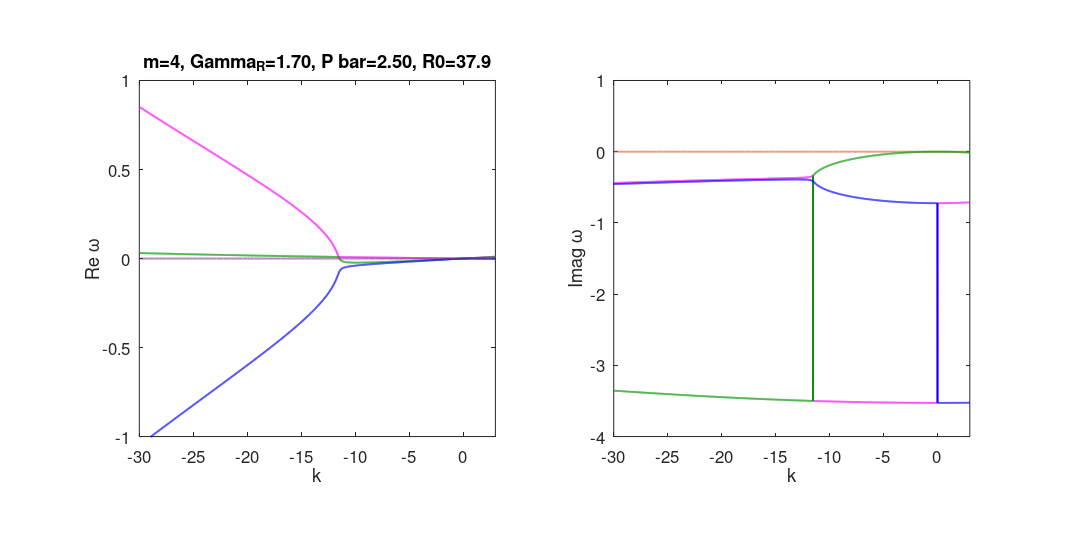

Source code (MATLAB):


% stability analysis, dispertion analysis

P1=2.5;
GammaR=1.7;%0.96;

ua=7.7e-3;
Gammac=1;
R1=8.4e-3;
%R1=8.4e-10;

%g=2e-10*ua;
g=2*ua;
n0=Gammac/R1;
Pth=(GammaR*Gammac)/R1;
Phi0=sqrt((1/R1)*(P1*Pth/n0-GammaR));

R0=24*sqrt(5/2);
%R0=57;

m=4;%persistent current m
dk=0.01;

k=-30:dk:3; %k axis

print_fig=1;
Record_Mov_m=0;
m_max=70;

Fontsize=18;


N=length(k);
Eigen_omega_1=complex(zeros(1,N));%three eigen omega(k)
Eigen_omega_2=complex(zeros(1,N));
Eigen_omega_3=complex(zeros(1,N));

if Record_Mov_m~=0
    writerObj = VideoWriter('Dispersion_mov');
    writerObj.FrameRate=2;
    open(writerObj);
    
    m_min=0;
else
    m_min=m;
    m_max=m;
end

omega_temp=complex(zeros(3,1),0);
omega_de=zeros(3,4);%set by column: 1 real part; 2 imaginary part; 3 amplitude; 4 angle
for m=m_min:1:m_max

for it=1:N
    
    L=[((m+k(it))^2-m^2)/(2*R0^2)+ua*Phi0^2, ua*Phi0^2, (g+0.5i*R1)*Phi0;
        -ua*Phi0^2, -(((m-k(it))^2-m^2)/(2*R0^2)+ua*Phi0^2), -(g-0.5i*R1)*Phi0;
        -1i*R1*Phi0*n0, -1i*R1*Phi0*n0, -1i*(GammaR+R1*Phi0^2)];
    
    
    omega_temp=eig(L,'nobalance');
    omega_de(:,1)=real(omega_temp);
    omega_de(:,2)=imag(omega_temp);
    omega_de(:,3)=abs(omega_temp);
    omega_de(:,4)=angle(omega_temp);
    if m~=0  
    omega_de=sortrows(omega_de,-1);%sortrow 4 times
    end
    Eigen_omega_1(it)=complex(omega_de(1,1),omega_de(1,2));
    Eigen_omega_2(it)=complex(omega_de(2,1),omega_de(2,2));
    Eigen_omega_3(it)=complex(omega_de(3,1),omega_de(3,2));
end

if m==m_min || Record_Mov_m==0
fig_disp=figure('renderer','painter','position',[100 100 1600 800],'paperpositionmode','auto');
axis_re=subplot(1,2,1);
axis_im=subplot(1,2,2);
end

axis_re=subplot(1,2,1);
plot(axis_re,k,real(Eigen_omega_1),'linewidth',2,'color','m');
axis square;
set(axis_re,'fontsize',Fontsize);
set(gca,'xlim',[-30,3]);
set(gca,'ylim',[-1 1]);
xlabel('k');
ylabel('Re \omega');
title(axis_re,sprintf('m=%d, Gamma_R=%.2f, P bar=%.2f, R0=%.1f',m,GammaR,P1,R0));
hold(axis_re,'all');
plot(axis_re,k,real(Eigen_omega_2),'linewidth',2,'color',[0 150 0]/255);
plot(axis_re,k,real(Eigen_omega_3),'linewidth',2,'color','b');
plot(axis_re,k,zeros(1,N),'linestyle','-.','linewidth',2);
hold(axis_re,'off');


axis_im=subplot(1,2,2);
plot(axis_im,k,imag(Eigen_omega_1),'linewidth',2,'color','m');
axis square;
set(axis_im,'fontsize',Fontsize);
set(gca,'xlim',[-30,3]);
xlabel('k');
ylabel('Imag \omega');
hold all
plot(axis_im,k,zeros(1,N),'linestyle','-.','linewidth',2);
plot(axis_im,k,imag(Eigen_omega_2),'linewidth',2,'color',[0 150 0]/255);
plot(axis_im,k,imag(Eigen_omega_3),'linewidth',2,'color','b');
hold off
%finding critical m by derivertive
% Im_omega_t=imag(Eigen_omega_2);
% Im_omega_t_diff=diff(Im_omega_t)/dk;
% for it=length(Im_omega_t_diff):-1:1
%     if abs(Im_omega_t_diff(it))<1e-5
%        break;
%     end
% end
% text(k(it),Im_omega_t(it),'\bullet','fontsize',20,'HorizontalAlignment','center');

%finding critical m by positive Imag omega
Im_omega_t=imag(Eigen_omega_1);
Im_omega_t_diff=diff(Im_omega_t)/dk;
for it=2:length(Im_omega_t)
    if Im_omega_t(it)>0
       break;
    end
end
% if it~=length(Im_omega_t) || ((it==length(Im_omega_t)) && Im_omega_t(length(Im_omega_t))>0)
% text(k(it),Im_omega_t(it),'\bullet','fontsize',20,'HorizontalAlignment','center');
% title(axis_im,sprintf('k*1=%.2f',k(it)));
%  end
% diff_k_axis=k(1:length(Im_omega_t_diff));
% figure;
% plot(diff_k_axis,Im_omega_t_diff);

if Record_Mov_m~=0
writeVideo(writerObj,getframe(fig_disp));
end

end

if print_fig~=0 && Record_Mov_m==0
print(gcf,'-painters','-dpng','-r350',sprintf('Dispersion_Curve_m=%d_GammaR=%.2f_P1=%.1f_R0=%.1f.png',m,GammaR,P1,R0));
close(fig_disp);
end

if Record_Mov_m~=0
    close(writerObj);
end

fprintf('\nProgram finished.\n');





